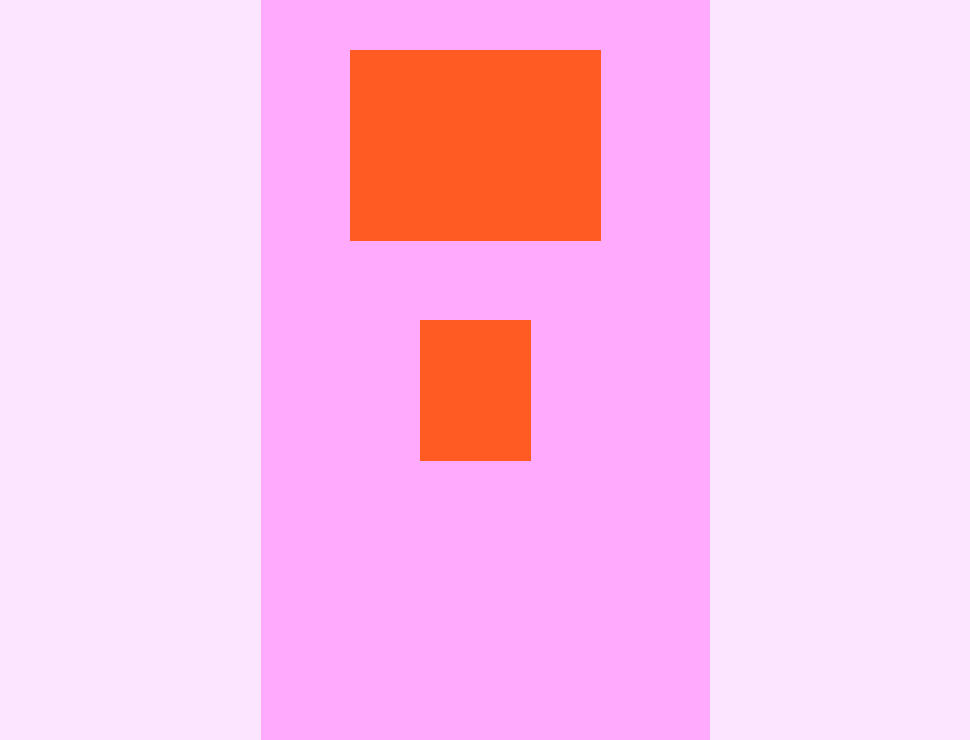
<?xml version="1.0" encoding="UTF-8"?>
<ui version="4.0">
 <class>MainWindow</class>
 <widget class="QMainWindow" name="MainWindow">
  <property name="geometry">
   <rect>
    <x>0</x>
    <y>0</y>
    <width>970</width>
    <height>740</height>
   </rect>
  </property>
  <property name="windowTitle">
   <string>MainWindow</string>
  </property>
  <property name="styleSheet">
   <string notr="true">background-color: rgb(255, 170, 252);</string>
  </property>
  <widget class="QWidget" name="centralwidget">
   <widget class="QLabel" name="label">
    <property name="geometry">
     <rect>
      <x>330</x>
      <y>10</y>
      <width>60</width>
      <height>16</height>
     </rect>
    </property>
    <property name="text">
     <string/>
    </property>
   </widget>
   <widget class="QLabel" name="label_2">
    <property name="geometry">
     <rect>
      <x>350</x>
      <y>50</y>
      <width>251</width>
      <height>191</height>
     </rect>
    </property>
    <property name="styleSheet">
     <string notr="true">background-color: rgb(255, 91, 34);</string>
    </property>
    <property name="text">
     <string/>
    </property>
    <property name="pixmap">
     <pixmap>../img/nails-2.png</pixmap>
    </property>
   </widget>
   <widget class="QLabel" name="label_3">
    <property name="geometry">
     <rect>
      <x>420</x>
      <y>320</y>
      <width>111</width>
      <height>141</height>
     </rect>
    </property>
    <property name="styleSheet">
     <string notr="true">background-color: rgb(255, 91, 34);</string>
    </property>
    <property name="text">
     <string/>
    </property>
    <property name="pixmap">
     <pixmap>../img/nails1-2.png</pixmap>
    </property>
   </widget>
   <widget class="QLabel" name="label_4">
    <property name="geometry">
     <rect>
      <x>710</x>
      <y>0</y>
      <width>261</width>
      <height>751</height>
     </rect>
    </property>
    <property name="styleSheet">
     <string notr="true">background-color: rgb(251, 229, 255);</string>
    </property>
    <property name="text">
     <string/>
    </property>
   </widget>
   <widget class="QLabel" name="label_5">
    <property name="geometry">
     <rect>
      <x>0</x>
      <y>0</y>
      <width>261</width>
      <height>751</height>
     </rect>
    </property>
    <property name="styleSheet">
     <string notr="true">background-color: rgb(251, 229, 255);</string>
    </property>
    <property name="text">
     <string/>
    </property>
   </widget>
   <widget class="QLabel" name="label_6">
    <property name="geometry">
     <rect>
      <x>400</x>
      <y>510</y>
      <width>151</width>
      <height>191</height>
     </rect>
    </property>
    <property name="text">
     <string/>
    </property>
    <property name="pixmap">
     <pixmap>../img/nails2-2.png</pixmap>
    </property>
   </widget>
  </widget>
 </widget>
 <resources>
  <include location="../img/salony-krasoty.qrc"/>
  <include location="../img/nails1.qrc"/>
 </resources>
 <connections/>
</ui>
